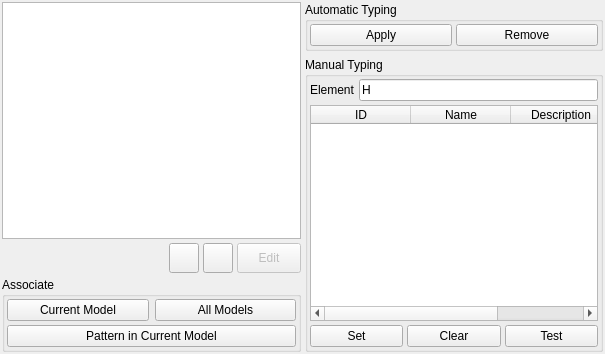
<?xml version="1.0" encoding="UTF-8"?>
<ui version="4.0">
 <class>ForcefieldsDialog</class>
 <widget class="QDialog" name="ForcefieldsDialog">
  <property name="geometry">
   <rect>
    <x>0</x>
    <y>0</y>
    <width>605</width>
    <height>354</height>
   </rect>
  </property>
  <property name="windowTitle">
   <string>Forcefields</string>
  </property>
  <property name="windowIcon">
   <iconset resource="icons.qrc">
    <normaloff>:/stackicons/icons/stack_ff.svg</normaloff>:/stackicons/icons/stack_ff.svg</iconset>
  </property>
  <layout class="QHBoxLayout">
   <property name="spacing">
    <number>4</number>
   </property>
   <property name="margin">
    <number>2</number>
   </property>
   <item>
    <layout class="QVBoxLayout">
     <property name="spacing">
      <number>4</number>
     </property>
     <property name="margin">
      <number>0</number>
     </property>
     <item>
      <widget class="QListWidget" name="ForcefieldList"/>
     </item>
     <item>
      <layout class="QHBoxLayout">
       <property name="spacing">
        <number>4</number>
       </property>
       <property name="margin">
        <number>0</number>
       </property>
       <item>
        <spacer>
         <property name="orientation">
          <enum>Qt::Horizontal</enum>
         </property>
         <property name="sizeHint" stdset="0">
          <size>
           <width>20</width>
           <height>20</height>
          </size>
         </property>
        </spacer>
       </item>
       <item>
        <widget class="QPushButton" name="LoadForcefieldButton">
         <property name="maximumSize">
          <size>
           <width>30</width>
           <height>30</height>
          </size>
         </property>
         <property name="toolTip">
          <string>Load forcefield from file</string>
         </property>
         <property name="text">
          <string/>
         </property>
         <property name="icon">
          <iconset resource="icons.qrc">
           <normaloff>:/file/icons/file_open.svg</normaloff>:/file/icons/file_open.svg</iconset>
         </property>
         <property name="autoDefault">
          <bool>false</bool>
         </property>
        </widget>
       </item>
       <item>
        <widget class="QPushButton" name="RemoveForcefieldButton">
         <property name="sizePolicy">
          <sizepolicy hsizetype="Preferred" vsizetype="Preferred">
           <horstretch>0</horstretch>
           <verstretch>0</verstretch>
          </sizepolicy>
         </property>
         <property name="maximumSize">
          <size>
           <width>30</width>
           <height>30</height>
          </size>
         </property>
         <property name="toolTip">
          <string>Remove forcefield</string>
         </property>
         <property name="text">
          <string/>
         </property>
         <property name="icon">
          <iconset resource="icons.qrc">
           <normaloff>:/basic/icons/basic_cross.svg</normaloff>:/basic/icons/basic_cross.svg</iconset>
         </property>
         <property name="autoDefault">
          <bool>false</bool>
         </property>
        </widget>
       </item>
       <item>
        <widget class="QPushButton" name="EditForcefieldButton">
         <property name="enabled">
          <bool>false</bool>
         </property>
         <property name="sizePolicy">
          <sizepolicy hsizetype="Preferred" vsizetype="Preferred">
           <horstretch>0</horstretch>
           <verstretch>0</verstretch>
          </sizepolicy>
         </property>
         <property name="minimumSize">
          <size>
           <width>30</width>
           <height>30</height>
          </size>
         </property>
         <property name="maximumSize">
          <size>
           <width>64</width>
           <height>30</height>
          </size>
         </property>
         <property name="toolTip">
          <string>Edit forcefield</string>
         </property>
         <property name="text">
          <string>Edit</string>
         </property>
         <property name="autoDefault">
          <bool>false</bool>
         </property>
        </widget>
       </item>
      </layout>
     </item>
     <item>
      <widget class="QGroupBox" name="AssociateGroup">
       <property name="sizePolicy">
        <sizepolicy hsizetype="Preferred" vsizetype="Minimum">
         <horstretch>0</horstretch>
         <verstretch>0</verstretch>
        </sizepolicy>
       </property>
       <property name="title">
        <string>Associate</string>
       </property>
       <layout class="QVBoxLayout">
        <property name="spacing">
         <number>4</number>
        </property>
        <property name="margin">
         <number>2</number>
        </property>
        <item>
         <layout class="QHBoxLayout">
          <property name="spacing">
           <number>6</number>
          </property>
          <property name="margin">
           <number>0</number>
          </property>
          <item>
           <widget class="QPushButton" name="AssignFFToCurrentButton">
            <property name="text">
             <string>Current Model</string>
            </property>
            <property name="autoDefault">
             <bool>false</bool>
            </property>
           </widget>
          </item>
          <item>
           <widget class="QPushButton" name="AssignFFToAllButton">
            <property name="text">
             <string>All Models</string>
            </property>
            <property name="autoDefault">
             <bool>false</bool>
            </property>
           </widget>
          </item>
         </layout>
        </item>
        <item>
         <widget class="QPushButton" name="AssignFFToPatternButton">
          <property name="text">
           <string>Pattern in Current Model</string>
          </property>
          <property name="autoDefault">
           <bool>false</bool>
          </property>
         </widget>
        </item>
       </layout>
      </widget>
     </item>
    </layout>
   </item>
   <item>
    <layout class="QVBoxLayout">
     <property name="spacing">
      <number>6</number>
     </property>
     <property name="margin">
      <number>0</number>
     </property>
     <item>
      <widget class="QGroupBox" name="AutomaticTypingGroup">
       <property name="sizePolicy">
        <sizepolicy hsizetype="Preferred" vsizetype="Minimum">
         <horstretch>0</horstretch>
         <verstretch>0</verstretch>
        </sizepolicy>
       </property>
       <property name="title">
        <string>Automatic Typing</string>
       </property>
       <layout class="QHBoxLayout">
        <property name="spacing">
         <number>4</number>
        </property>
        <property name="margin">
         <number>2</number>
        </property>
        <item>
         <widget class="QPushButton" name="TypeModelButton">
          <property name="text">
           <string>Apply</string>
          </property>
          <property name="autoDefault">
           <bool>false</bool>
          </property>
         </widget>
        </item>
        <item>
         <widget class="QPushButton" name="UntypeModelButton">
          <property name="text">
           <string>Remove</string>
          </property>
          <property name="autoDefault">
           <bool>false</bool>
          </property>
         </widget>
        </item>
       </layout>
      </widget>
     </item>
     <item>
      <widget class="QGroupBox" name="ManualTypingGroup">
       <property name="title">
        <string>Manual Typing</string>
       </property>
       <layout class="QVBoxLayout">
        <property name="spacing">
         <number>4</number>
        </property>
        <property name="margin">
         <number>2</number>
        </property>
        <item>
         <layout class="QHBoxLayout">
          <property name="spacing">
           <number>4</number>
          </property>
          <property name="margin">
           <number>0</number>
          </property>
          <item>
           <widget class="QLabel" name="label_343">
            <property name="text">
             <string>Element</string>
            </property>
           </widget>
          </item>
          <item>
           <widget class="QLineEdit" name="ManualTypeEdit">
            <property name="text">
             <string>H</string>
            </property>
           </widget>
          </item>
         </layout>
        </item>
        <item>
         <widget class="QTableWidget" name="FFTypeTable">
          <property name="editTriggers">
           <set>QAbstractItemView::AnyKeyPressed|QAbstractItemView::DoubleClicked|QAbstractItemView::EditKeyPressed</set>
          </property>
          <property name="alternatingRowColors">
           <bool>true</bool>
          </property>
          <property name="selectionMode">
           <enum>QAbstractItemView::SingleSelection</enum>
          </property>
          <property name="selectionBehavior">
           <enum>QAbstractItemView::SelectRows</enum>
          </property>
          <property name="gridStyle">
           <enum>Qt::NoPen</enum>
          </property>
          <column>
           <property name="text">
            <string>ID</string>
           </property>
          </column>
          <column>
           <property name="text">
            <string>Name</string>
           </property>
          </column>
          <column>
           <property name="text">
            <string>Description</string>
           </property>
          </column>
         </widget>
        </item>
        <item>
         <layout class="QHBoxLayout">
          <property name="spacing">
           <number>4</number>
          </property>
          <property name="margin">
           <number>0</number>
          </property>
          <item>
           <widget class="QPushButton" name="ManualTypeSetButton">
            <property name="sizePolicy">
             <sizepolicy hsizetype="Expanding" vsizetype="Fixed">
              <horstretch>0</horstretch>
              <verstretch>0</verstretch>
             </sizepolicy>
            </property>
            <property name="toolTip">
             <string>Set selected atoms to this type</string>
            </property>
            <property name="text">
             <string>Set</string>
            </property>
            <property name="autoDefault">
             <bool>false</bool>
            </property>
           </widget>
          </item>
          <item>
           <widget class="QPushButton" name="ManualTypeClearButton">
            <property name="sizePolicy">
             <sizepolicy hsizetype="Expanding" vsizetype="Fixed">
              <horstretch>0</horstretch>
              <verstretch>0</verstretch>
             </sizepolicy>
            </property>
            <property name="toolTip">
             <string>Clear atom types in selection</string>
            </property>
            <property name="text">
             <string>Clear</string>
            </property>
            <property name="autoDefault">
             <bool>false</bool>
            </property>
           </widget>
          </item>
          <item>
           <widget class="QPushButton" name="ManualTypeTestButton">
            <property name="sizePolicy">
             <sizepolicy hsizetype="Expanding" vsizetype="Fixed">
              <horstretch>0</horstretch>
              <verstretch>0</verstretch>
             </sizepolicy>
            </property>
            <property name="toolTip">
             <string>Test selected atom type on selection</string>
            </property>
            <property name="text">
             <string>Test</string>
            </property>
            <property name="autoDefault">
             <bool>false</bool>
            </property>
           </widget>
          </item>
         </layout>
        </item>
       </layout>
      </widget>
     </item>
    </layout>
   </item>
  </layout>
 </widget>
 <tabstops>
  <tabstop>ForcefieldList</tabstop>
  <tabstop>AssignFFToCurrentButton</tabstop>
  <tabstop>AssignFFToAllButton</tabstop>
  <tabstop>AssignFFToPatternButton</tabstop>
  <tabstop>TypeModelButton</tabstop>
  <tabstop>UntypeModelButton</tabstop>
  <tabstop>ManualTypeEdit</tabstop>
  <tabstop>FFTypeTable</tabstop>
  <tabstop>ManualTypeSetButton</tabstop>
  <tabstop>ManualTypeClearButton</tabstop>
  <tabstop>ManualTypeTestButton</tabstop>
  <tabstop>LoadForcefieldButton</tabstop>
  <tabstop>RemoveForcefieldButton</tabstop>
  <tabstop>EditForcefieldButton</tabstop>
 </tabstops>
 <resources>
  <include location="icons.qrc"/>
 </resources>
 <connections/>
</ui>
